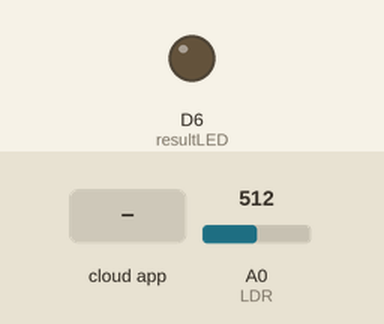
Recording of a sketch running on a simulated ESP8266 (NodeMCU). Parts: output pins drawn as LEDs (lit = HIGH). The inputs (shaded band) are chosen by the test bench; at power-on: A0 (LDR) = 512. WiFi joins after 1.5 s; servers stay silent unless stated; the Firebase database answers and starts empty; what the sketch prints to the serial monitor is not drawn.

Above: at 2.7 s.
2.8 s: the phone or cloud app sets LED to 1
At 3.5 s:
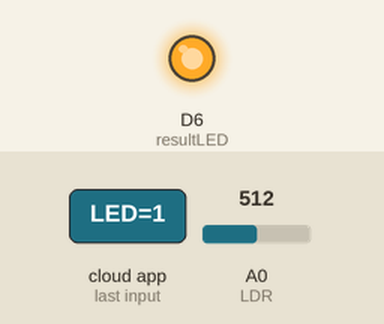
4.4 s: the phone or cloud app sets LED to 0
At 6.7 s:
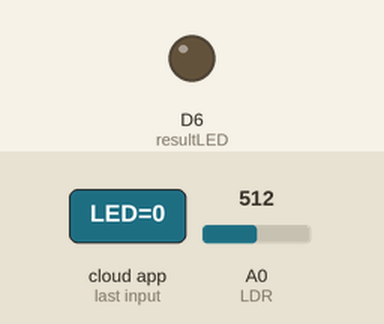
Timing chart, 0 to 8.2 s (numbered marks = the images above; inputs shaded):
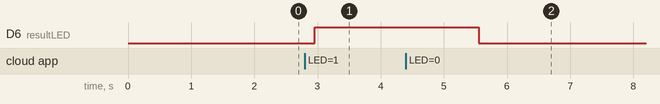

The sketch:

SimpleExample.ino
```cpp
/*
Author:  Frederik
*/


#include <FirebaseArduino.h>
#include <Firebase.h>
#include <ESP8266WiFi.h>

#define FIREBASE_HOST"pdp-test-47ed0.firebaseio.com"
#define FIREBASE_AUTH"dtNxJuf4xsr78sdk1sjli83RcF3ggVvJCYiFxp6o"
#define WiFiUser"AU-Gadget"
#define WiFiPass"augadget"

uint8_t resultLED = D6; //pin with LED showing the result from the database
uint8_t LDR = A0; //pin with LDR sensor which senses the intensitivity of the surrounding light

//the setup function runs once upon start
void setup() {
	Serial.begin(9600);

	//setup LED and LDR-sensor
	pinMode(resultLED, OUTPUT);
	pinMode(LDR, INPUT);

	//connect to WiFi
	WiFi.begin(WiFiUser, WiFiPass);
	Serial.print("connecting");
	while (WiFi.status() != WL_CONNECTED) {
		Serial.print(".");
		delay(500);
	}
	Serial.println();
	Serial.print("connected");
	Serial.print(WiFi.localIP());

	//begin Firebase
	Firebase.begin(FIREBASE_HOST, FIREBASE_AUTH);
}

//the loop function runs over and over again until power down or reset
void loop() {
	//get boolean from database, switch LED based on this
	bool on = Firebase.getBool("LED");
	if (on) {
		digitalWrite(resultLED, HIGH);
	}
	else {
		digitalWrite(resultLED, LOW);
	}

	//read light intensitivity from LDR
	int lightValue = analogRead(LDR);
	Serial.println(lightValue);
	//put lightValue into database
	updateDatabase(lightValue);

	//delay to reduce calls over the network
	delay(1000);
}

//updates database with a value
void updateDatabase(int value) {
	Firebase.setInt("LDR-sensor", value);
	if (Firebase.failed()) { //handle error
		Serial.println("Failed setting value");
		Serial.println(Firebase.error()); //get error info
	}
	else {
		Serial.println("Success setting value");
	}
}
```

Measured:
- after the input at 2.8 s, D6 (resultLED): LOW → HIGH after 0.15 s
- after the input at 4.4 s, D6 (resultLED): HIGH → LOW after 1.2 s
